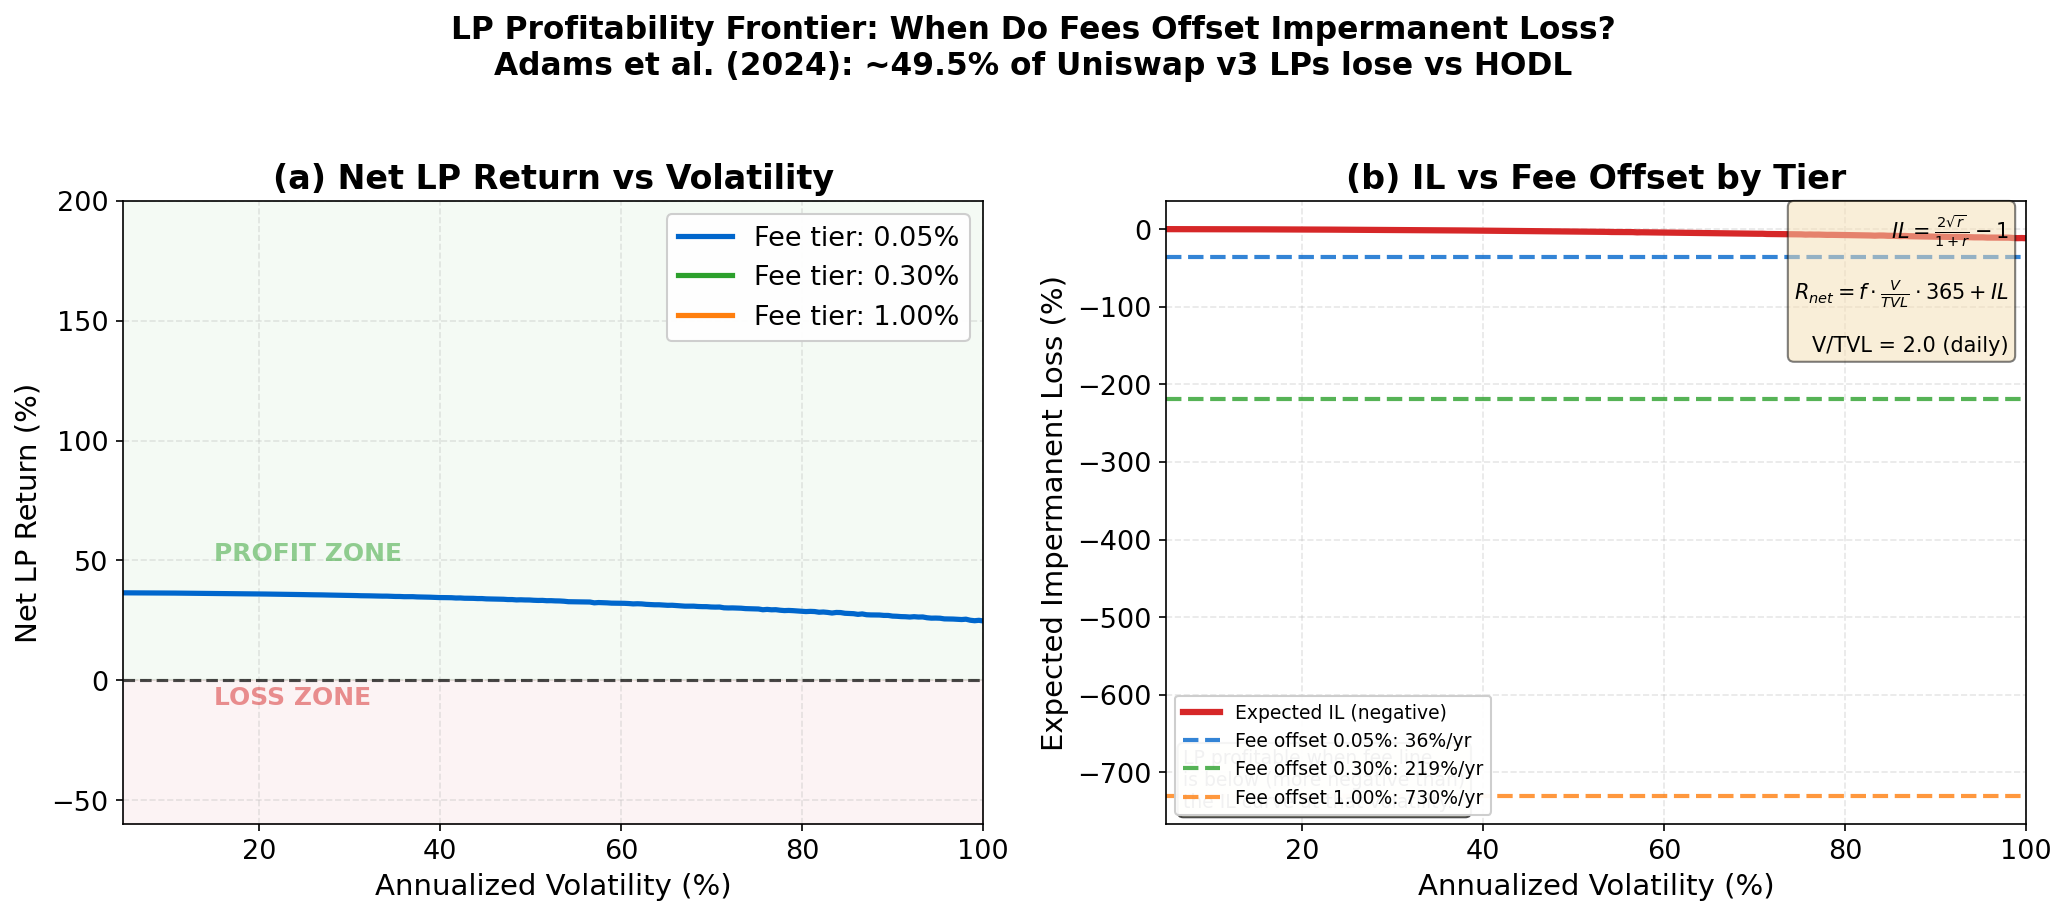

The Python source for this figure:
r"""LP Profitability Frontier: Fee Income vs Impermanent Loss
# Multi-panel override: comparative statics requires simultaneous visibility

Economic Model:
  Impermanent Loss: $IL = \frac{2\sqrt{r}}{1+r} - 1$ where $r = P_T/P_0$
  Fee Income (annualized): $F = f \times \frac{V}{TVL} \times 365$
  Net LP Return: $R_{net} = F + IL$
  Breakeven volatility: $\sigma^*$ where $F = |IL|$
  Based on Adams et al. (2024), Lambert et al. (2022).

  Panel (a): Net return heatmap (volatility vs fee tier).
  Panel (b): Breakeven frontier curves.
"""
import matplotlib.pyplot as plt
import numpy as np
from pathlib import Path

np.random.seed(42)

plt.rcParams.update({
    'font.size': 14, 'axes.labelsize': 14, 'axes.titlesize': 16,
    'xtick.labelsize': 13, 'ytick.labelsize': 13, 'legend.fontsize': 13,
    'figure.figsize': (14, 6), 'figure.dpi': 150
})

MLPURPLE = '#3333B2'
MLBLUE = '#0066CC'
MLORANGE = '#FF7F0E'
MLGREEN = '#2CA02C'
MLRED = '#D62728'
MLLAVENDER = '#ADADE0'

# --- Parameters ---
fee_tiers = [0.0005, 0.003, 0.01]  # 0.05%, 0.3%, 1%
fee_labels = ['0.05%', '0.30%', '1.00%']
fee_colors = [MLBLUE, MLGREEN, MLORANGE]
V_TVL = 2.0  # daily volume / TVL ratio

# Annualized volatility range
sigma_range = np.linspace(0.05, 1.0, 200)

# For a given annualized volatility sigma, approximate expected IL over 1 year:
# Price follows GBM: ln(P_T/P_0) ~ N(-sigma^2/2, sigma^2)
# E[IL] = E[2*sqrt(r)/(1+r) - 1] where r = exp(ln(P_T/P_0))
# Monte Carlo estimate for IL at each sigma
n_sims = 10000

def expected_il(sigma, n=n_sims):
    """Monte Carlo expected IL for given annualized volatility."""
    ln_r = np.random.normal(-sigma**2 / 2, sigma, n)
    r = np.exp(ln_r)
    il = 2 * np.sqrt(r) / (1 + r) - 1
    return np.mean(il)

# Compute expected IL for each sigma
np.random.seed(42)
expected_ils = np.array([expected_il(s) for s in sigma_range])

# Annualized fee income for each tier: f * V/TVL * 365
annual_fees = np.array([f * V_TVL * 365 for f in fee_tiers])

# Net returns: fee - |IL| (IL is negative, so net = fee + IL)
net_returns = {}
for i, (f, label) in enumerate(zip(fee_tiers, fee_labels)):
    annual_fee = f * V_TVL * 365
    net = annual_fee + expected_ils  # IL is negative
    net_returns[label] = net

fig, (ax1, ax2) = plt.subplots(1, 2, figsize=(14, 6))

# --- Panel (a): Net return vs volatility for each fee tier ---
for i, (label, net) in enumerate(net_returns.items()):
    ax1.plot(sigma_range * 100, net * 100, color=fee_colors[i], linewidth=2.5,
             label=f'Fee tier: {label}')
    # Find breakeven (where net crosses zero)
    zero_crossings = np.where(np.diff(np.sign(net)))[0]
    if len(zero_crossings) > 0:
        idx = zero_crossings[0]
        be_sigma = sigma_range[idx] * 100
        ax1.plot(be_sigma, 0, 'o', color=fee_colors[i], markersize=10,
                 markeredgecolor='black', markeredgewidth=2, zorder=5)
        ax1.annotate(f'Break-even\n{be_sigma:.0f}% vol',
                     xy=(be_sigma, 0), xytext=(be_sigma + 8, 15),
                     fontsize=9, color=fee_colors[i], fontweight='bold',
                     arrowprops=dict(arrowstyle='->', color=fee_colors[i], lw=1.5),
                     bbox=dict(boxstyle='round,pad=0.2', facecolor='white',
                               edgecolor=fee_colors[i], alpha=0.8))

ax1.axhline(y=0, color='black', linestyle='--', linewidth=1.5, alpha=0.7)
ax1.fill_between(sigma_range * 100, -60, 0, alpha=0.05, color=MLRED)
ax1.fill_between(sigma_range * 100, 0, 200, alpha=0.05, color=MLGREEN)
ax1.text(15, -10, 'LOSS ZONE', fontsize=12, color=MLRED, fontweight='bold', alpha=0.5)
ax1.text(15, 50, 'PROFIT ZONE', fontsize=12, color=MLGREEN, fontweight='bold', alpha=0.5)

ax1.set_xlabel('Annualized Volatility (%)')
ax1.set_ylabel('Net LP Return (%)')
ax1.set_title('(a) Net LP Return vs Volatility', fontweight='bold')
ax1.legend(loc='upper right', framealpha=0.95)
ax1.set_xlim(5, 100)
ax1.set_ylim(-60, 200)
ax1.grid(alpha=0.3, linestyle='--')

# --- Panel (b): IL curve and fee lines ---
ax2.plot(sigma_range * 100, expected_ils * 100, color=MLRED, linewidth=3,
         label='Expected IL (negative)')

for i, (f, label) in enumerate(zip(fee_tiers, fee_labels)):
    annual_fee = f * V_TVL * 365
    ax2.axhline(y=-annual_fee * 100, color=fee_colors[i], linestyle='--', linewidth=2,
                label=f'Fee offset {label}: {annual_fee*100:.0f}%/yr', alpha=0.8)

ax2.set_xlabel('Annualized Volatility (%)')
ax2.set_ylabel('Expected Impermanent Loss (%)')
ax2.set_title('(b) IL vs Fee Offset by Tier', fontweight='bold')
ax2.legend(loc='lower left', fontsize=9, framealpha=0.95)
ax2.set_xlim(5, 100)
ax2.grid(alpha=0.3, linestyle='--')

# Formula annotation
ax2.text(0.98, 0.98, r'$IL = \frac{2\sqrt{r}}{1+r} - 1$' + '\n\n' +
         r'$R_{net} = f \cdot \frac{V}{TVL} \cdot 365 + IL$' + '\n\n' +
         f'V/TVL = {V_TVL:.1f} (daily)',
         transform=ax2.transAxes, fontsize=10, va='top', ha='right',
         bbox=dict(boxstyle='round', facecolor='wheat', alpha=0.5))

# Reading guide
ax2.text(0.02, 0.02, 'LP profitable when fee line\n'
         'is below (more negative than)\n'
         'the IL curve at that volatility.',
         transform=ax2.transAxes, fontsize=9, va='bottom',
         bbox=dict(boxstyle='round', facecolor='lightyellow', alpha=0.7))

fig.suptitle('LP Profitability Frontier: When Do Fees Offset Impermanent Loss?\n'
             'Adams et al. (2024): ~49.5% of Uniswap v3 LPs lose vs HODL',
             fontsize=15, fontweight='bold', y=1.02)

plt.tight_layout()
plt.savefig(Path(__file__).parent / 'chart.pdf', dpi=300, bbox_inches='tight')
plt.savefig(Path(__file__).parent / 'chart.png', dpi=150, bbox_inches='tight')
plt.close()
print("Chart saved to chart.pdf and chart.png")
